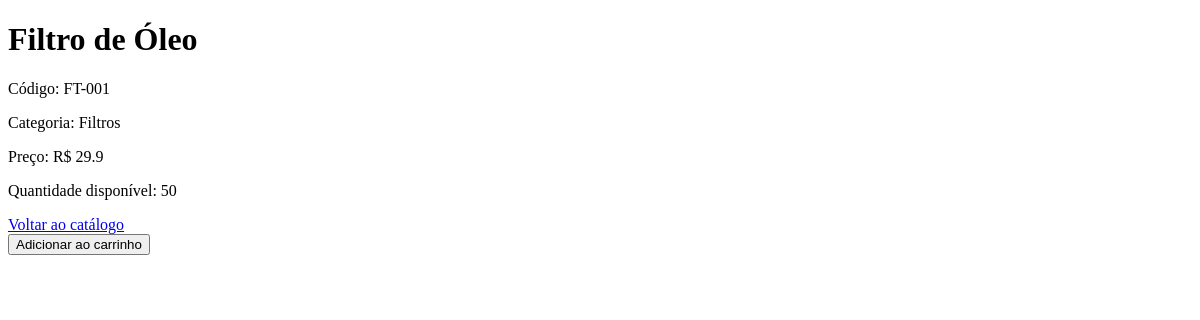
Before: /produto/1 with the older database file.
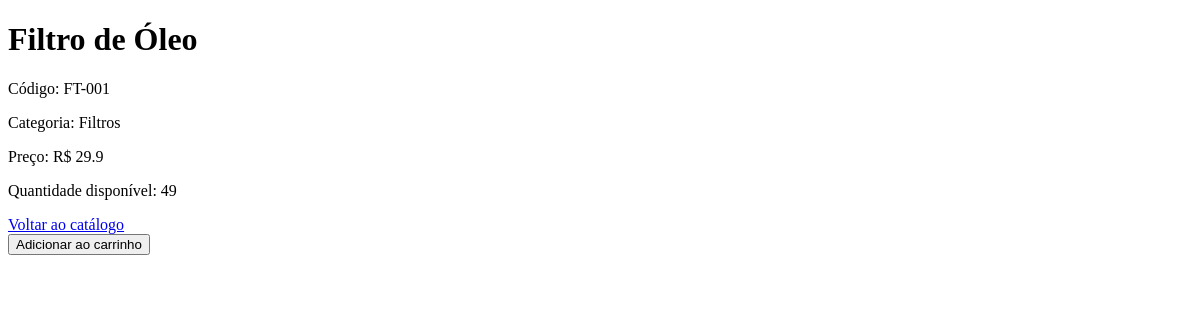
After: the same page with the newer database file.
### app/models.py (models this page shows)
class Produto(db.Model):
    id = db.Column(db.Integer, primary_key=True)
    nome = db.Column(db.String(100), nullable=False)
    codigo = db.Column(db.String(100), nullable=False, unique=True)
    categoria = db.Column(db.String(100), nullable=False)
    preco = db.Column(db.Float, nullable=False)
    quantidade = db.Column(db.Integer, nullable=False)

### app/routes/loja.py (the view)
@loja.route('/produto/<int:id>')
def produto_detalhe(id):
    produto = Produto.query.get_or_404(id)
    return render_template('loja/produto_detalhe.html', produto=produto)

### app/templates/loja/produto_detalhe.html (shortened to what this page needs)
<!DOCTYPE html>
<html lang="pt-BR">
<head>
</head>
<body>
    <h1>{{ produto.nome }}</h1>
    <p>Código: {{ produto.codigo }}</p>
    <p>Categoria: {{ produto.categoria }}</p>
    <p>Preço: R$ {{ produto.preco }}</p>
    <p>Quantidade disponível: {{ produto.quantidade }}</p>
    <a href="/loja">Voltar ao catálogo</a>
    <form action="/carrinho/adicionar" method="POST">
    <button type="submit">Adicionar ao carrinho</button>
</form>
</body>
</html>

Changed rows visible on the page:
changed Produto "Filtro de Óleo": quantidade "50" → "49"
